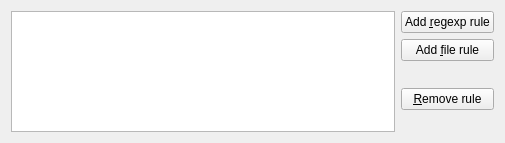
<?xml version="1.0" encoding="UTF-8"?>
<ui version="4.0">
 <class>Ruber::ProjectFilesRuleChooser</class>
 <widget class="QWidget" name="Ruber::ProjectFilesRuleChooser">
  <property name="geometry">
   <rect>
    <x>0</x>
    <y>0</y>
    <width>505</width>
    <height>143</height>
   </rect>
  </property>
  <property name="windowTitle">
   <string>Form</string>
  </property>
  <layout class="QGridLayout" name="gridLayout">
   <item row="3" column="1">
    <widget class="KPushButton" name="remove_rule_btn">
     <property name="text">
      <string>&amp;Remove rule</string>
     </property>
    </widget>
   </item>
   <item row="0" column="1">
    <widget class="KPushButton" name="add_regexp_btn">
     <property name="text">
      <string>Add &amp;regexp rule</string>
     </property>
    </widget>
   </item>
   <item row="1" column="1">
    <widget class="KPushButton" name="add_path_btn">
     <property name="text">
      <string>Add &amp;file rule</string>
     </property>
    </widget>
   </item>
   <item row="0" column="0" rowspan="5">
    <widget class="QTreeView" name="rules_widget">
     <property name="rootIsDecorated">
      <bool>false</bool>
     </property>
     <property name="uniformRowHeights">
      <bool>true</bool>
     </property>
     <property name="allColumnsShowFocus">
      <bool>true</bool>
     </property>
    </widget>
   </item>
  </layout>
 </widget>
 <customwidgets>
  <customwidget>
   <class>KPushButton</class>
   <extends>QPushButton</extends>
   <header>kpushbutton.h</header>
  </customwidget>
 </customwidgets>
 <resources/>
 <connections/>
</ui>
